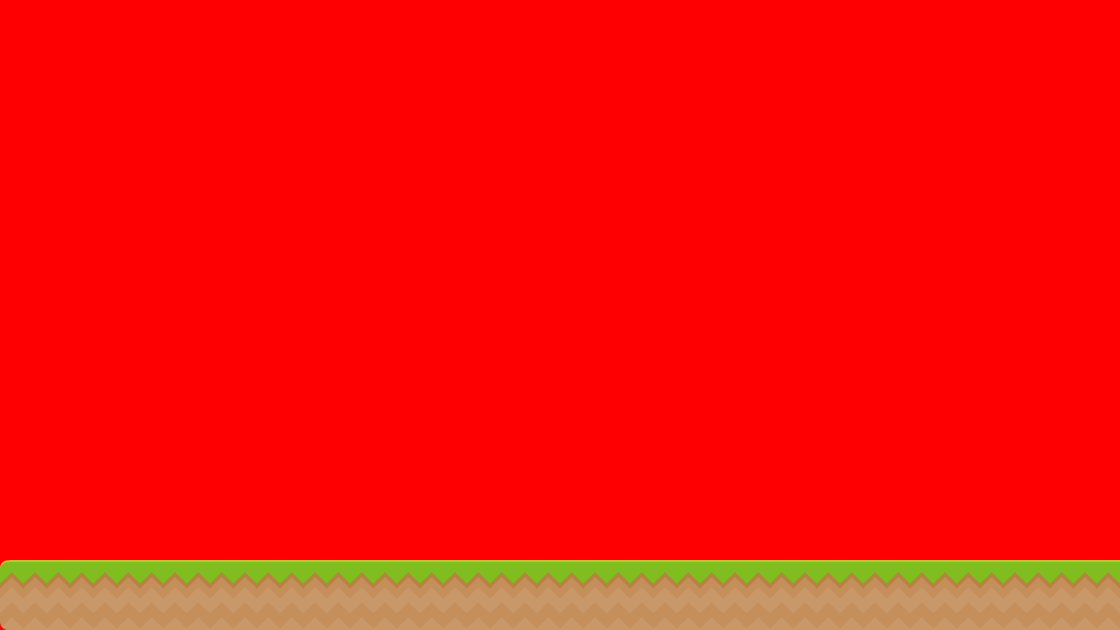

This game map was drawn from its Tiled (.tmx) file and the tilesets committed beside it. A one-line description and the trimmed map source follow:
An orthogonal 16x9 tile map with 70x70 px tiles, 1 tile layer (Background color).

<map version="1.0" orientation="orthogonal" renderorder="right-down" width="16" height="9" tilewidth="70" tileheight="70" backgroundcolor="#ff0002">
 <tileset firstgid="1" name="background-tiles" tilewidth="70" tileheight="70">
  <image source="../img/background-tiles.png" width="910" height="910" />
 </tileset>
 <layer name="Background color" width="16" height="9">
  <data>[144 cells, 16 non-empty, 2 distinct tile ids]</data>
 </layer>
</map>
